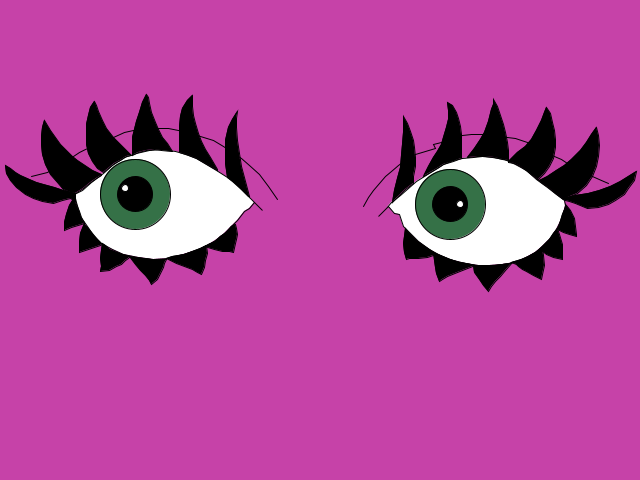
Frame 1 (no input)
Frame 60 (the mouse pressed at the canvas centre just before this capture): identical to frame 1, image omitted
Frame 120 (the mouse held since frame 60 and released just before this capture): identical to frame 1, image omitted

The Processing sketch that drew this single still picture (run headless with seeded random() and noise(); from frame 60 on, the mouse is pressed at the canvas centre):

// Processing sketch: processing_9026
// ── processing_9026.pde



//setup--------
void setup() {
  size(640,480);
  background(198,66,168);
 smooth();
}

void draw() {
 
  


//Draw-------- non moving areas


   if (!mousePressed) {
    background(198,66,168);
noFill();
smooth();
  beginShape();
vertex(277,199);
vertex(268,186);
vertex(259,174);
vertex(249,165);
vertex(241,158);
vertex(223,146);
vertex(213,140);
vertex(200,136);
vertex(178,130);
vertex(168,128);
vertex(158,128);
vertex(133,130);
vertex(124,132);
vertex(113,137);
vertex(85,149);
vertex(79,152);
vertex(73,156);
vertex(47,172);
vertex(31,176);

endShape();



  fill(255);
  smooth();
  beginShape();
  vertex(262,210);
  vertex(254,202);
  vertex(249,197);
  vertex(234,182);
  vertex(227,177);
  vertex(216,170);
  vertex(206,164);
  vertex(196,158);
  vertex(186,154);
  vertex(175,151);
  vertex(162,149);
  vertex(149,150);
  vertex(136,153);
  vertex(124,157);
  vertex(112,165);
  vertex(103,173);
  vertex(91,182);
  vertex(82,190);
  vertex(74,194);
  vertex(76,202);
  vertex(80,216);
  vertex(87,226);
  vertex(93,235);
  vertex(101,243);
  vertex(112,249);
  vertex(123,254);
  vertex(138,257);
  vertex(153,259);
  vertex(168,258);
  vertex(183,254);
  vertex(196,250);
  vertex(207,245);
  vertex(215,240);
  vertex(223,234);
  vertex(229,228);
  vertex(237,220);
  vertex(244,211);
  vertex(249,208);
  vertex(254,202);
  endShape(CLOSE);
  
  fill(0);
  smooth();
  beginShape();
  
  vertex(249,196);
  vertex(245,181);
  vertex(241,166);
  vertex(239,153);
  vertex(237,140);
  vertex(236,127);
  vertex(236,118);
  vertex(237,111);
  vertex(232,119);
  vertex(228,127);
  vertex(225,140);
  vertex(225,153);
  vertex(225,163);
  vertex(227,177);
  vertex(232,181);
  vertex(241,189);
  vertex(248,196);
  endShape(CLOSE);
  
  beginShape();
  vertex(217,169);
  vertex(210,157);
  vertex(205,149);
  vertex(201,141);
  vertex(198,133);
  vertex(195,123);
  vertex(193,115);
  vertex(192,106);
  vertex(192,100);
  vertex(192,95);
  vertex(187,100);
  vertex(182,108);
  vertex(180,116);
  vertex(179,126);
  vertex(179,137);
  vertex(179,145);
  vertex(179,152);
  vertex(188,155);
  vertex(196,158);
  vertex(203,162);
  vertex(210,166);
  vertex(217,170);
  endShape(CLOSE);
  
  beginShape();
  vertex(172,151);
  vertex(167,143);
  vertex(162,137);
  vertex(158,129);
  vertex(155,122);
  vertex(151,112);
  vertex(149,103);
  vertex(148,97);
  vertex(146,94);
  vertex(142,102);
  vertex(139,112);
  vertex(136,121);
  vertex(134,129);
  vertex(132,137);
  vertex(132,146);
  vertex(132,155);
  vertex(138,152);
  vertex(146,150);
  vertex(154,149);
  vertex(161,150);
  vertex(171,151);
  endShape(CLOSE);
  
  beginShape();
  vertex(131,155);
  vertex(124,148);
  vertex(118,142);
  vertex(113,137);
  vertex(106,128);
  vertex(102,120);
  vertex(98,111);
  vertex(96,105);
  vertex(94,101);
  vertex(90,107);
  vertex(88,115);
  vertex(86,124);
  vertex(86,134);
  vertex(86,144);
  vertex(88,153);
  vertex(92,161);
  vertex(97,168);
  vertex(103,172);
  vertex(108,168);
  vertex(114,163);
  vertex(120,160);
  vertex(126,156);
  vertex(131,155);
  endShape(CLOSE);
  
  beginShape();
  vertex(101,174);
  vertex(92,170);
  vertex(83,164);
  vertex(77,160);
  vertex(72,156);
  vertex(66,150);
  vertex(60,144);
  vertex(55,137);
  vertex(50,130);
  vertex(44,120);
  vertex(42,127);
  vertex(41,136);
  vertex(41,144);
  vertex(42,154);
  vertex(45,164);
  vertex(50,174);
  vertex(57,182);
  vertex(63,189);
  vertex(70,192);
  vertex(75,193);
  vertex(83,188);
  vertex(89,183);
  vertex(96,178);
  vertex(101,175);
  endShape(CLOSE);
  
  beginShape();
  vertex(75,193);
  vertex(63,190);
  vertex(54,187);
  vertex(43,184);
  vertex(36,182);
  vertex(29,179);
  vertex(20,175);
  vertex(15,172);
  vertex(10,168);
  vertex(5,165);
  vertex(6,173);
  vertex(10,180);
  vertex(16,187);
  vertex(25,194);
  vertex(33,198);
  vertex(42,201);
  vertex(53,203);
  vertex(62,200);
  vertex(70,198);
  vertex(75,201);
  endShape(CLOSE);
  
  beginShape();
  vertex(74,197);
  vertex(69,205);
  vertex(66,214);
  vertex(64,222);
  vertex(64,230);
  vertex(71,227);
  vertex(81,224);
  vertex(84,223);
  vertex(81,217);
  vertex(79,211);
  vertex(76,204);
  vertex(75,201);
  endShape(CLOSE);
  
  beginShape();
  vertex(84,223);
  vertex(80,233);
  vertex(79,242);
  vertex(79,248);
  vertex(79,252);
  vertex(88,249);
  vertex(94,247);
  vertex(100,245);
  vertex(102,244);
  vertex(97,239);
  vertex(92,233);
  vertex(88,228);
  vertex(84,224);
  endShape(CLOSE);

beginShape();
vertex(102,243);
vertex(101,250);
vertex(100,258);
vertex(101,266);
vertex(100,271);
vertex(109,270);
vertex(116,266);
vertex(121,264);
vertex(125,260);
vertex(128,258);
vertex(130,256);
vertex(122,254);
vertex(114,251);
vertex(109,249);
vertex(105,245);
vertex(102,243);
endShape(CLOSE);

beginShape();
vertex(129,256);
vertex(135,264);
vertex(140,270);
vertex(145,275);
vertex(149,280);
vertex(151,284);
vertex(157,279);
vertex(160,273);
vertex(163,267);
vertex(164,263);
vertex(166,259);
vertex(158,259);
vertex(151,259);
vertex(143,258);
vertex(135,257);
vertex(129,256);
endShape(CLOSE);

beginShape();
vertex(166,258);
vertex(176,263);
vertex(184,266);
vertex(192,269);
vertex(197,272);
vertex(201,274);
vertex(204,267);
vertex(205,260);
vertex(207,253);
vertex(206,245);
vertex(200,248);
vertex(192,251);
vertex(184,254);
vertex(178,255);
vertex(172,256);
vertex(166,258);
endShape(CLOSE);

beginShape();
vertex(204,246);
vertex(214,249);
vertex(222,251);
vertex(229,251);
vertex(233,252);
vertex(235,243);
vertex(236,239);
vertex(237,234);
vertex(236,228);
vertex(235,224);
vertex(231,226);
vertex(226,232);
vertex(220,236);
vertex(215,241);
vertex(208,244);
vertex(203,247);
endShape(CLOSE);

noFill();
beginShape();
vertex(363,206);
vertex(368,197);
vertex(373,190);
vertex(379,183);
vertex(385,176);
vertex(391,171);
vertex(398,165);
vertex(407,158);
vertex(415,154);
vertex(435,148);
vertex(433,144);
vertex(441,142);
vertex(462,135);
vertex(471,134);
vertex(482,134);
vertex(507,137);
vertex(515,138);
vertex(527,142);
vertex(554,156);
vertex(561,159);
vertex(567,163);
vertex(592,176);
vertex(601,180);
vertex(608,183);
endShape();

fill(255);
beginShape();
vertex(378,216);
vertex(386,208);
vertex(391,202);
vertex(400,195);
vertex(408,188);
vertex(416,181);
vertex(424,176);
vertex(432,171);
vertex(443,164);
vertex(453,160);
vertex(462,158);
vertex(473,157);
vertex(482,156);
vertex(492,157);
vertex(504,159);
vertex(515,164);
vertex(526,170);
vertex(536,179);
vertex(547,187);
vertex(556,194);
vertex(564,200);
vertex(565,205);
vertex(562,217);
vertex(556,229);
vertex(551,237);
vertex(543,245);
vertex(535,252);
vertex(524,258);
vertex(514,262);
vertex(502,264);
vertex(489,265);
vertex(478,265);
vertex(465,263);
vertex(449,259);
vertex(438,254);
vertex(429,249);
vertex(418,241);
vertex(410,233);
vertex(403,226);
vertex(399,214);
vertex(394,213);
vertex(388,206);
endShape(CLOSE);

beginShape();
fill(0);
vertex(392,202);
vertex(394,190);
vertex(397,178);
vertex(400,167);
vertex(401,155);
vertex(402,144);
vertex(403,132);
vertex(403,132);
vertex(403,116);
vertex(407,123);
vertex(410,131);
vertex(413,140);
vertex(414,147);
vertex(415,157);
vertex(415,166);
vertex(413,176);
vertex(413,183);
vertex(405,189);
vertex(399,195);
vertex(392,202);
endShape(CLOSE);

beginShape();
vertex(423,176);
vertex(428,166);
vertex(433,157);
vertex(437,151);
vertex(441,144);
vertex(443,137);
vertex(446,127);
vertex(448,119);
vertex(448,110);
vertex(447,102);
vertex(452,105);
vertex(456,112);
vertex(458,118);
vertex(460,126);
vertex(461,134);
vertex(461,143);
vertex(461,152);
vertex(461,158);
vertex(453,161);
vertex(443,164);
vertex(437,168);
vertex(430,172);
vertex(423,176);
endShape(CLOSE);

beginShape();
vertex(467,157);
vertex(474,148);
vertex(480,139);
vertex(484, 132);
vertex(488,121);
vertex(491,109);
vertex(493,104);
vertex(493,99);
vertex(497,106);
vertex(500,115);
vertex(503,124);
vertex(505,132);
vertex(507,142);
vertex(508,150);
vertex(508,160);
vertex(502,159);
vertex(494,157);
vertex(485,156);
vertex(477,156);
vertex(468,157);
endShape(CLOSE);

beginShape();
vertex(508,161);
vertex(517,152);
vertex(525,146);
vertex(531,139);
vertex(536,130);
vertex(541,120);
vertex(544,112);
vertex(546,107);
vertex(550,113);
vertex(552,122);
vertex(554,130);
vertex(555,139);
vertex(555,147);
vertex(553,158);
vertex(549,166);
vertex(544,173);
vertex(538,179);
vertex(532,175);
vertex(527,171);
vertex(520,166);
vertex(514,163);
vertex(508,162);
endShape(CLOSE);

beginShape();
vertex(539,180);
vertex(547,176);
vertex(556,170);
vertex(564,165);
vertex(571,159);
vertex(580,150);
vertex(586,142);
vertex(591,134);
vertex(596,127);
vertex(598,135);
vertex(599,145);
vertex(598,156);
vertex(596,166);
vertex(592,176);
vertex(586,185);
vertex(577,193);
vertex(570,196);
vertex(563,199);
vertex(555,193);
vertex(548,187);
vertex(542,183);
vertex(536,178);
endShape(CLOSE);

beginShape();
vertex(562,198);
vertex(575,195);
vertex(588,193);
vertex(599,190);
vertex(610,186);
vertex(620,181);
vertex(628,176);
vertex(636,171);
vertex(634,180);
vertex(628,188);
vertex(624,194);
vertex(615,200);
vertex(608,204);
vertex(598,207);
vertex(587,208);
vertex(575,203);
vertex(569,201);
vertex(565,200);
endShape(CLOSE);

beginShape();
vertex(566,205);
vertex(570,210);
vertex(574,218);
vertex(575,226);
vertex(576,234);
vertex(576,236);
vertex(569,234);
vertex(563,232);
vertex(557,229);
vertex(559,224);
vertex(562,214);
vertex(565,207);
vertex(565,204);
endShape(CLOSE);

beginShape();
vertex(557,228);
vertex(559,234);
vertex(562,244);
vertex(562,252);
vertex(562,259);
vertex(553,257);
vertex(546,254);
vertex(541,250);
vertex(539,249);
vertex(544,244);
vertex(549,239);
vertex(553,233);
vertex(557,228);
endShape(CLOSE);

beginShape();
vertex(542,247);
vertex(543,255);
vertex(544,265);
vertex(542,274);
vertex(541,279);
vertex(533,275);
vertex(526,271);
vertex(522,269);
vertex(518,266);
vertex(516,264);
vertex(511,262);
vertex(521,259);
vertex(528,256);
vertex(535,252);
vertex(539,249);
vertex(542,247);
endShape(CLOSE);

beginShape();
vertex(512,262);
vertex(505,270);
vertex(500,276);
vertex(495,281);
vertex(491,286);
vertex(488,291);
vertex(483,285);
vertex(479,279);
vertex(474,272);
vertex(473,265);
vertex(481,265);
vertex(489,265);
vertex(495,265);
vertex(502,264);
vertex(510,263);
endShape(CLOSE);

beginShape();
vertex(475,265);
vertex(462,270);
vertex(452,274);
vertex(447,276);
vertex(442,279);
vertex(439,281);
vertex(436,273);
vertex(435,267);
vertex(434,260);
vertex(433,252);
vertex(440,255);
vertex(450,259);
vertex(459,262);
vertex(466,263);
vertex(475,265);
endShape(CLOSE);

beginShape();
vertex(436,254);
vertex(427,257);
vertex(418,258);
vertex(409,258);
vertex(406,259);
vertex(404,252);
vertex(403,243);
vertex(404,236);
vertex(405,228);
vertex(410,234);
vertex(416,240);
vertex(423,245);
vertex(429,249);
vertex(435,253);
endShape(CLOSE);

float X = constrain(mouseX,135,188);
float Y = constrain(mouseY,194,204);
float P = constrain(mouseX,450,512);
float J = constrain(mouseY,204,219);

 fill(53,113,71);
  stroke(0);
  smooth();
  ellipse (P,J,70,70);
  fill(0);
  ellipse(P,J,35,35);
  fill(255);
  ellipse(P+10,J,7,7);
  
  
  
  fill(53,113,71);
  stroke(0);
  smooth();
  ellipse (X,Y,70,70);
  fill(0);
  ellipse(X,Y,35,35);
  fill(255);
  ellipse (X-10,Y-6,7,7);
  
  
  
  
  
}
  
 
 
    
}

void mousePressed(){
    background(0);
    
  } 
  
  void mouseReleased(){
  
      background(198,66,168);
    }


  
